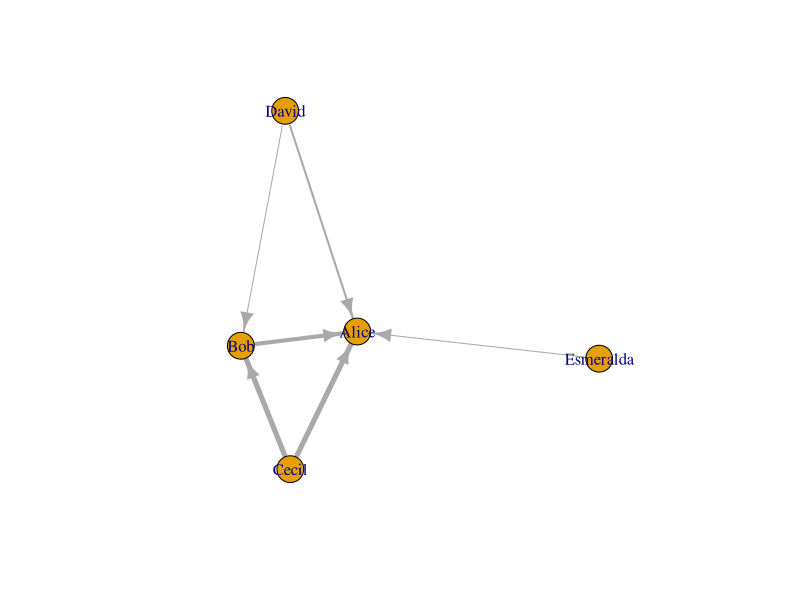
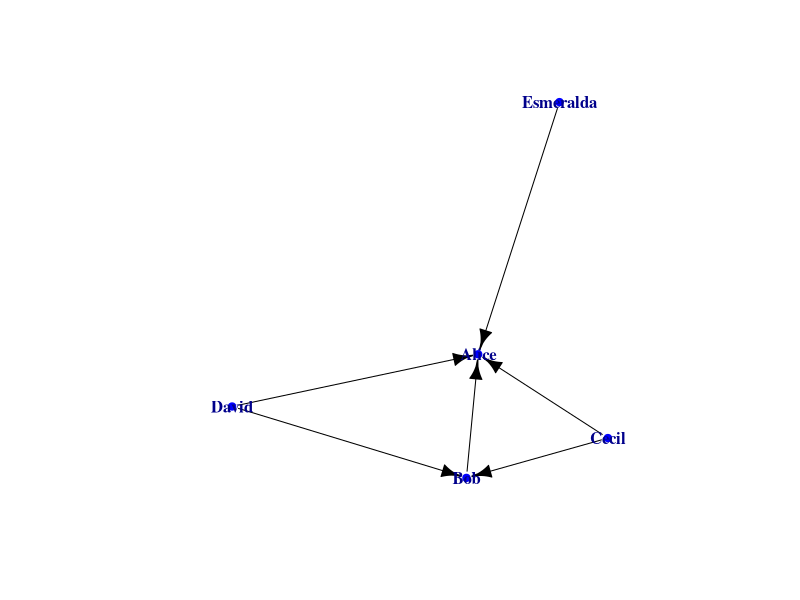
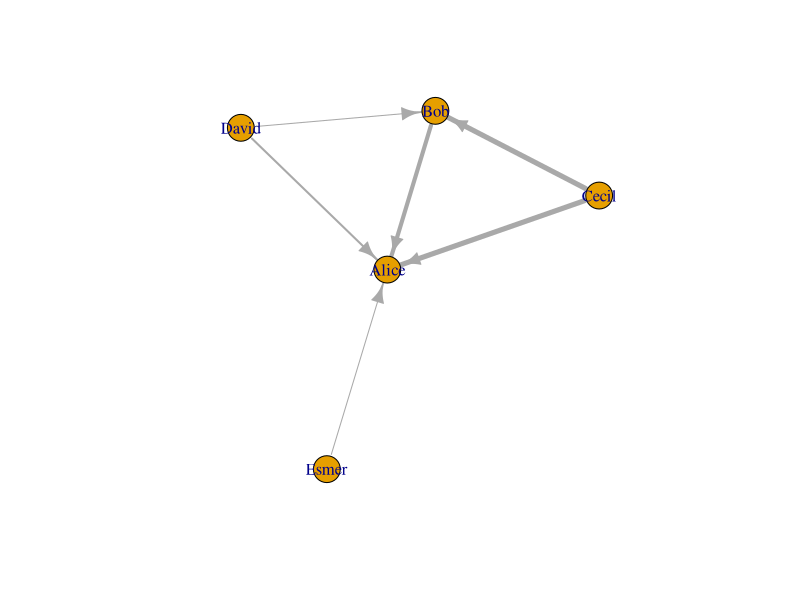
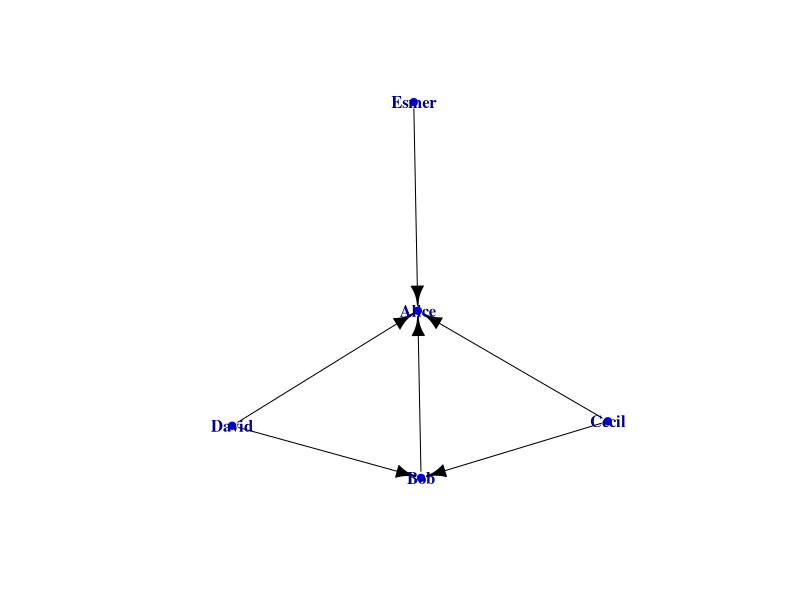
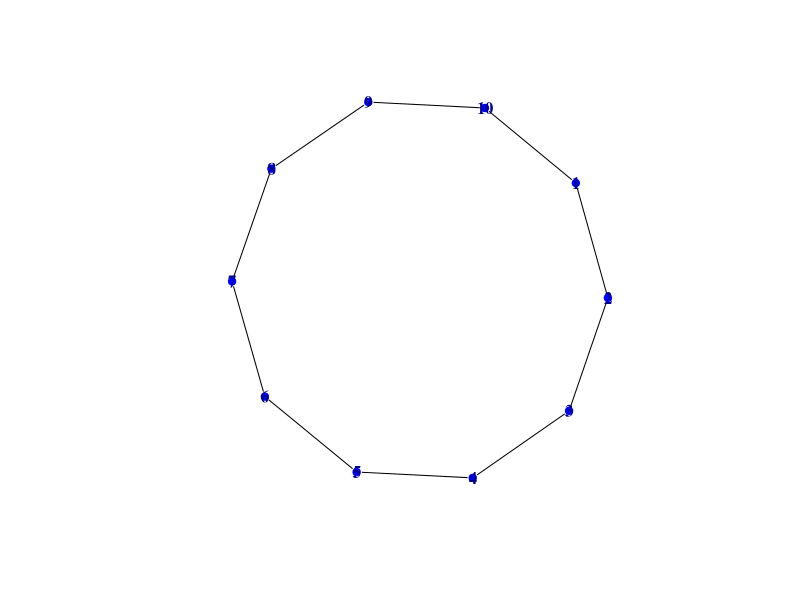
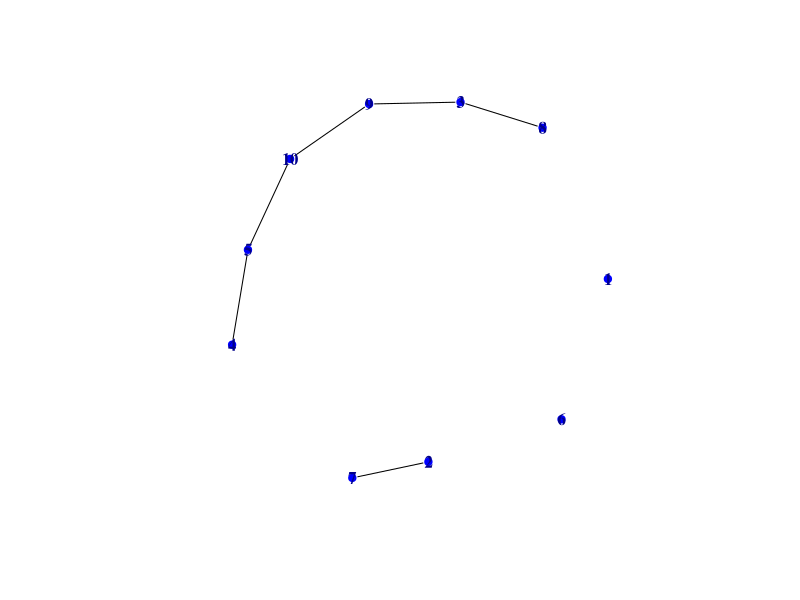
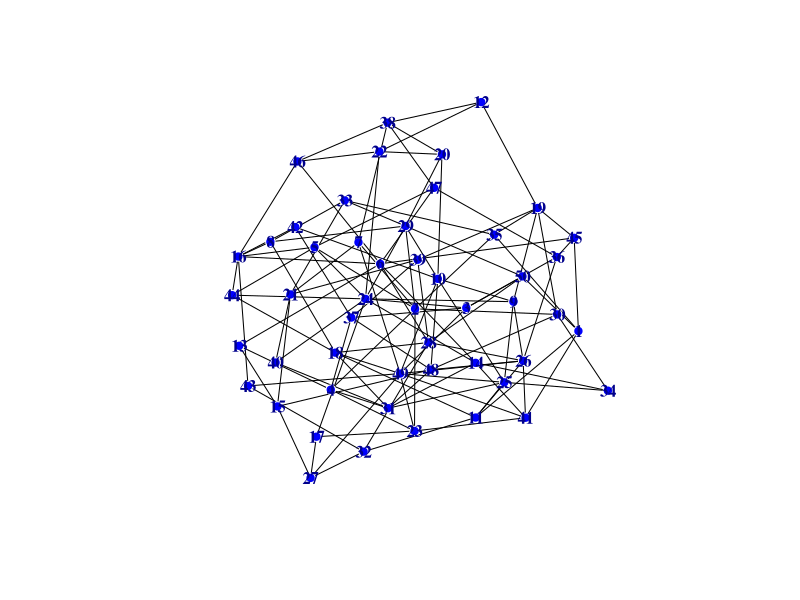
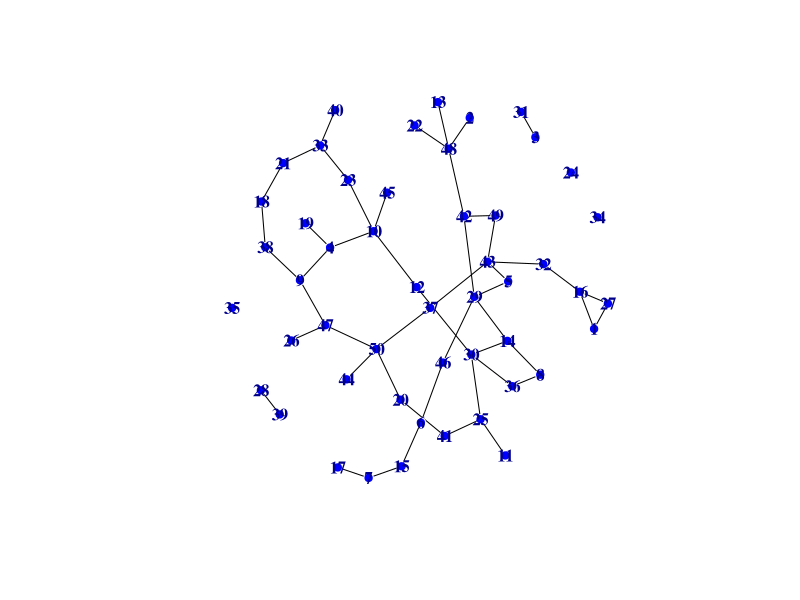

Write R code to recreate these figures, in order. (Note: this script raises an error after producing the figures.)
#Load the package SNA (Social Network Analysis Library)
#Load the package igraph (Network analysis and visualization)
library(sna)
library(igraph)


#########################################################################

# define function to plot a graph
plotG <- function(g) {
  plot(g, 
       # force-directed layout
       layout=layout.fruchterman.reingold,
       #vertex.label=NA,
       vertex.label.font=2, vertex.size=5, 
       vertex.color="blue",
       vertex.frame.color=FALSE, 
       edge.color="black")
}

# Make up data
relations <- data.frame(from=c("Bob", "Cecil", "Cecil", "David", "David", "Esmeralda"),
                        to=c("Alice", "Bob", "Alice", "Alice", "Bob", "Alice"),
                        weight=c(4,5,5,2,1,1))
# Alternatively, you could read in the data from a similar CSV file as follows:
SampleGraph <- read.csv("A_Sample_CSV_Graph.csv")

# Load (DIRECTED) graph from data frame 
g <- graph.data.frame(relations, directed=TRUE)
g1 <- graph.data.frame(SampleGraph, directed=TRUE)

# Plot graph

plot(g, edge.width=E(g)$weight)
plotG(g)

plot(g1, edge.width=E(g)$weight)
plotG(g1)


g <- graph.ring(10)
plotG(g)
degree(g)
degree(g)[1]


#Generate random graphs according to the Erdos-Renyi model
#This model is very simple, every possible edge is created with the same constant probability.
g1 <- erdos.renyi.game(10, 1/10)
#n The number of vertices in the graph.
#p.or.m Either the probability for drawing an edge between two arbitrary vertices (G(n,p)graph),
#or the number of edges in the graph (for G(n,m) graphs).
#type=c("gnp", "gnm"),
#directed = FALSE, loops = FALSE,
#directed Logical, whether the graph will be directed, defaults to FALSE.
#loops Logical, whether to add loop edges, defaults to FALSE.
plotG(g1)
degree(g1)
degree(g1)[30]


g2 <- erdos.renyi.game(50, 1/10, type=c("gnp"),directed = FALSE,loops = FALSE)
plotG(g2)
degree(g2)
degree.distribution(g2)


g3 <- erdos.renyi.game(50, 50, type=c("gnm"))
plotG(g3)

g4 <- barabasi.game(10)
plotG(g4)
degree.distribution(g4)


#Prameters required for the graph
#N(number of vertices in the graph)
#plink (probability of a link between any 2 vertices)
N=10
plink = 0.2
#sna::rgraph() -- Generate Bernoulli Random Graphs
#2nd argument (1) for one graph is to generated
#4th argument ("graph") for the graph to be undirected
#5th argument(FALSE) for the possibility of loops
graph=rgraph(N,1, plink, "graph", FALSE)
#generated graph in a matrix format
#graph


#degree for each vertex, For undirected graphs, total degree = in-degree + out-degree
degree(graph)

#Total degree
sum(degree(graph))

#gden is used to find the density of graph
gden(graph, mode="graph")

#when connectedness is 1, then the graph given is fully connected
#a connectedness of 1 also gives is.connected value to be TRUE
#a connceredness of o indicate completely isolated vertices
#is.connected is used for strict connectedness
is.connected(graph)
connectedness(graph)

#Similarly is.isolate() is used to check if a given node is isolated in the graph given.
is.isolate(graph,1)
is.isolate(graph,10)

g1 <- graph.adjacency(graph)
betweenness(g1)

#shortest paths (geodesics) 
geo=geodist(graph)
geo$dist

#ego.extract takes one or more input graphs and returns a list containing the egocentric 
#networks centered on vertices named in ego, using adjacency rule neighborhood to define inclusion
ego.extract(graph, 6)

#closeness centrality measures how many steps are required to access every other vertex from a given vertex\
closeness(g1)



##########################################################################################################################
# PAGE RANK
##########################################################################################################################
#How does Google rank web pages in order to provide meaningful search results?
#The 'igraph' package contains the function 'page.rank' that is capable of taking a graph object as an input and computing the PageRank of the vertices in the graph object.
#The above function call creates a directed random graph with 20 vertices.
#This is stored on the graph object 'g' with an edge between two vertices occurring with probability of 5/20.
g<-random.graph.game(20, 5/20, directed=TRUE)
plot(g)
page.rank(g)$vector


#The  'graph.star' function creates a star graph 'g2'. 
#In this every single vertex is connected to  only the center vertex. 
#This is used to depict the vertex that has the highest PageRank in our simulation.

g2<-graph.star(10)
page.rank(g2)$vector
plot(g)
plot(g2)


g2<-graph.star(10, mode = c("undirected"))
plot(g2)



# Personalized PageRank
g3 <- graph.ring(10)
page.rank(g3)$vector
reset <- seq(vcount(g3))
page.rank(g3, personalized=reset)$vector


##########################################################################################################################
#Kleinberg's hub and authority scores.
##########################################################################################################################

g <- graph.star(10)
plotG(g)
hub.score(g)$vector
authority.score(g)$vector
## A ring
g2 <- graph.ring(10)
plotG(g2)
hub.score(g2)$vector
authority.score(g2)$vector
